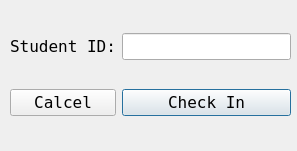
<?xml version="1.0" encoding="UTF-8"?>
<ui version="4.0">
 <class>manual_check_in</class>
 <widget class="QDialog" name="manual_check_in">
  <property name="geometry">
   <rect>
    <x>0</x>
    <y>0</y>
    <width>297</width>
    <height>151</height>
   </rect>
  </property>
  <property name="font">
   <font>
    <family>DejaVu Sans Mono</family>
    <pointsize>12</pointsize>
   </font>
  </property>
  <property name="windowTitle">
   <string>Manual Check In</string>
  </property>
  <widget class="QWidget" name="gridLayoutWidget">
   <property name="geometry">
    <rect>
     <x>10</x>
     <y>10</y>
     <width>281</width>
     <height>131</height>
    </rect>
   </property>
   <layout class="QGridLayout" name="gridLayout">
    <item row="0" column="0">
     <widget class="QLabel" name="label">
      <property name="text">
       <string>Student ID:</string>
      </property>
     </widget>
    </item>
    <item row="0" column="1">
     <widget class="QLineEdit" name="sid_input"/>
    </item>
    <item row="1" column="1">
     <widget class="QPushButton" name="check_in_btn">
      <property name="text">
       <string>Check In</string>
      </property>
     </widget>
    </item>
    <item row="1" column="0">
     <widget class="QPushButton" name="calcel_btn">
      <property name="text">
       <string>Calcel</string>
      </property>
     </widget>
    </item>
   </layout>
  </widget>
 </widget>
 <resources/>
 <connections>
  <connection>
   <sender>calcel_btn</sender>
   <signal>clicked()</signal>
   <receiver>manual_check_in</receiver>
   <slot>close()</slot>
   <hints>
    <hint type="sourcelabel">
     <x>50</x>
     <y>99</y>
    </hint>
    <hint type="destinationlabel">
     <x>148</x>
     <y>75</y>
    </hint>
   </hints>
  </connection>
 </connections>
</ui>
